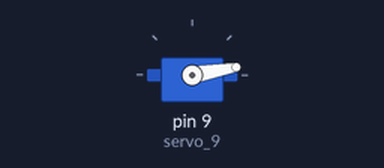
The sketch below on a simulated Arduino Uno, built with avr-gcc and run on an emulated ATmega328P. Shown: servo.

Above: at 0.05 s.
At 1.5 s:
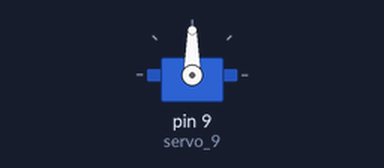
At 3.0 s:
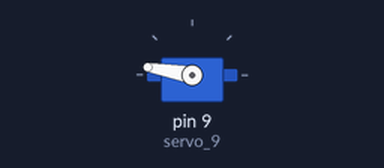
Timing chart, 0 to 6.9 s (numbered marks = the images above):
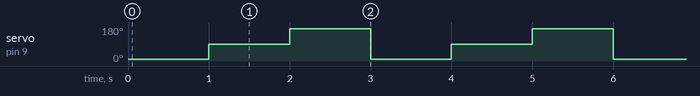

The sketch:

hjduino10.ino
```cpp
#include <Servo.h>

Servo servo_9;

void setup(){
  servo_9.attach(9);
}

void loop(){
  servo_9.write(10);
  delay(1000);
  servo_9.write(90);
  delay(1000);
  servo_9.write(170);
  delay(1000);

}
```

Measured:
- by itself, servo on pin 9 (servo_9): repeats every 3.0 s: 170° 1.0 s, 10° 1.0 s, 90° 1.0 s
